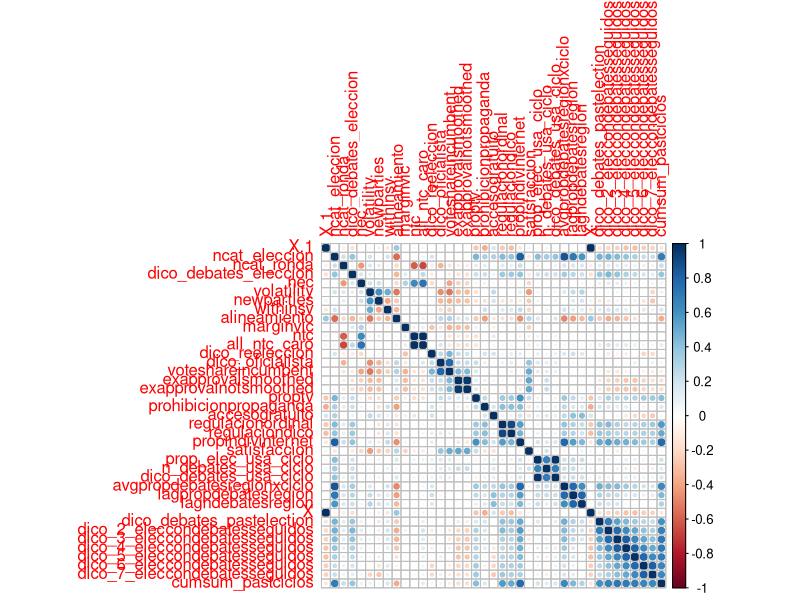
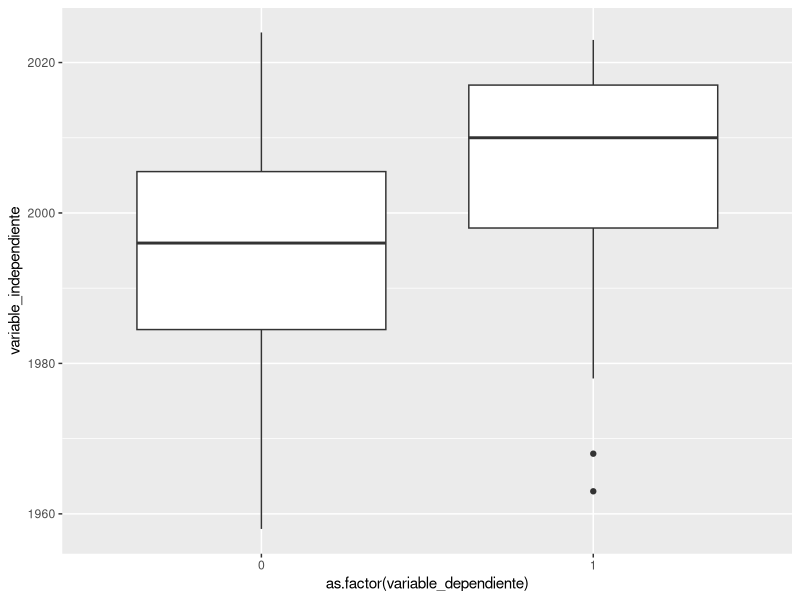
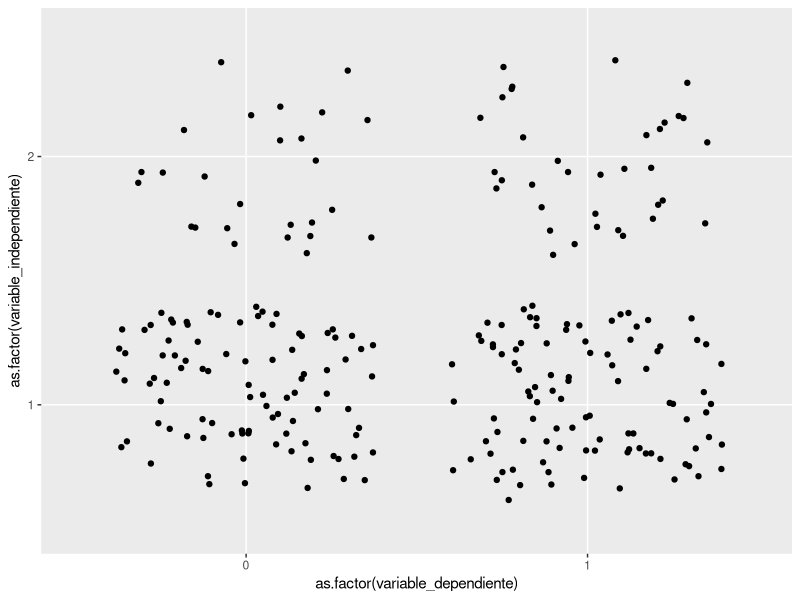
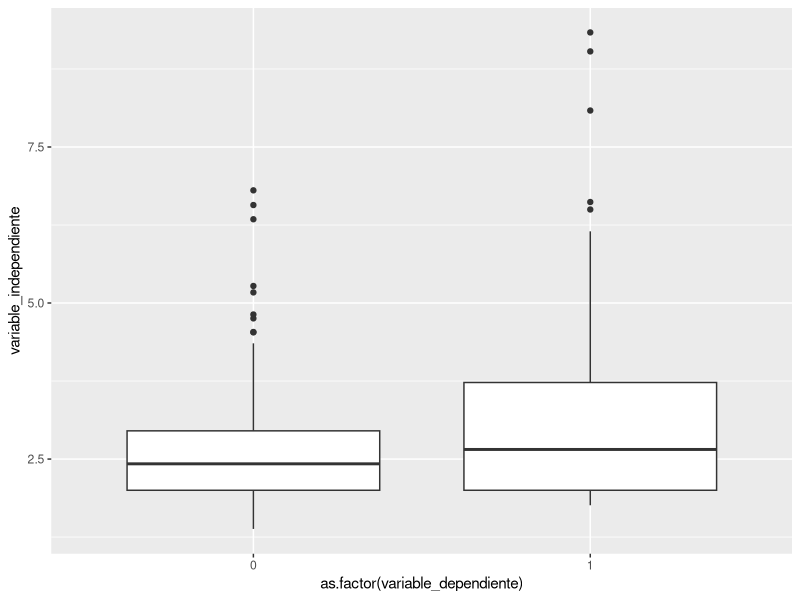
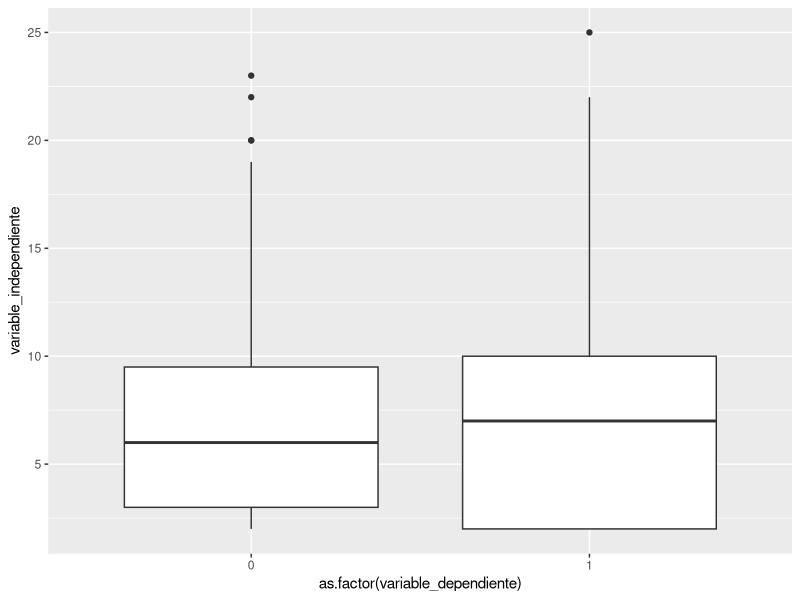
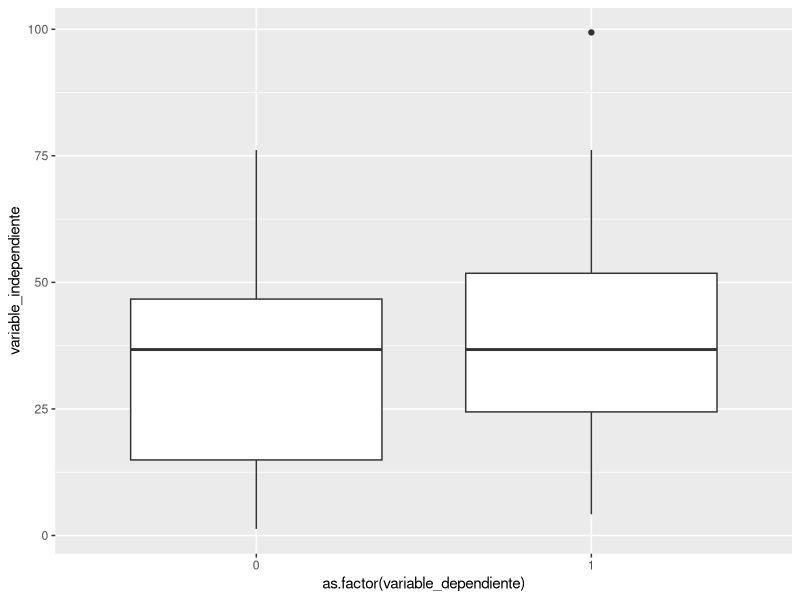
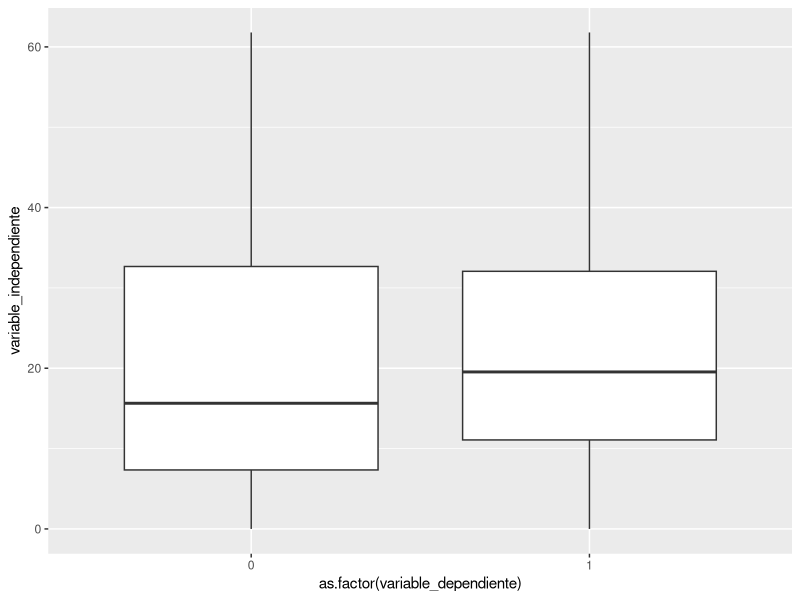
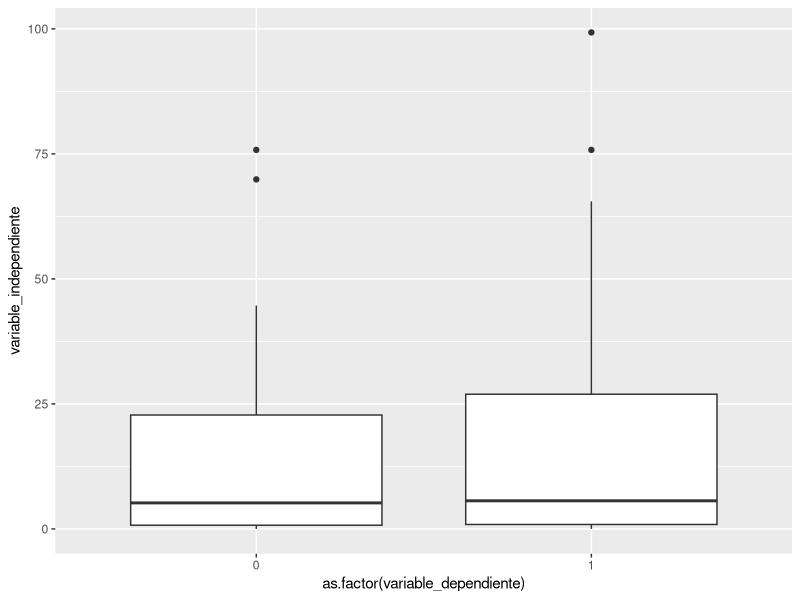

Generate these figures, in order, with R:


# librerias ########### 

library(tidyverse)

# carga de data y seteo de directorio ######

# data unificada, creada en creacion_base_elecciones_datoselectorales
setwd("/home/carolina/Documents/Proyectos R/debates_latam2024/tesis_doctorado/datav2023")
base_unificada <- read.csv("indicadores_elecciones.csv")
setwd("/home/carolina/Documents/Proyectos R/debates_latam2024/tesis_doctorado")

#### primeras versiones viejas #######
# test basicos
totest <- base_unificada %>% 
  select(-starts_with("source_")) %>% 
  select(-cat_pais, -eng_cat_pais) #%>% 
#mutate(across(everything(), as.integer(.)))
summary(totest)
correlation_matrix <- cor(totest , use = "pairwise.complete.obs" )
corrplot::corrplot(correlation_matrix)

logit_model <- glm(dico_debates_eleccion ~ 
                     nec + 
                     marginvic + 
                     #newparties + 
                     #withinsv + 
                     #alineamiento +
                     dico_reeleccion +
                     voteshareincumbent + 
                     #proptv +
                     propindivinternet +
                     #prohibicionpropaganda +
                     regulaciondico +
                     #satisfaccion +
                     #prop_elec_usa_ciclo +
                     lagpropdebatesregion, 
                   family = binomial(link = "logit"), 
                   data = totest)
summary(totest)
summary(logit_model)


# acomodo data preparacion #######

# For practical interpretation, you might use these general thresholds:
#   
#   0.00 to ±0.10: Very weak to no association
# ±0.10 to ±0.19: Weak association
# ±0.20 to ±0.29: Moderate association
# ±0.30 and above: Strong association

base <- base_unificada  %>% 
  select(-starts_with("source_")) %>% 
  select(-X, -eng_cat_pais)


variable_dependiente <- base$dico_debates_eleccion
options(scipen=999)

# tests bivariados ##############


# año electoral - STRONG POSITIVE + SIGNIFICATIVA #######

variable_independiente <-  base$ncat_eleccion

data <- tibble(variable_independiente = variable_independiente,
               variable_dependiente = variable_dependiente)

ggplot(data) + geom_boxplot(aes(as.factor(variable_dependiente), variable_independiente))
#ggplot(data) + geom_jitter(aes(as.factor(variable_dependiente), as.factor(variable_independiente)))
#table(variable_independiente, variable_dependiente)

# Calculate Kendall's Tau-b correlation
tau_b <- cor(variable_independiente, variable_dependiente, method = "kendall", use = "complete.obs")
tau_b

mean_values <- aggregate(variable_independiente ~ variable_dependiente, data, mean, na.rm = TRUE)
mean_values

modelo <- glm(variable_dependiente ~ variable_independiente,
              data = data,
              family = "binomial")
summary(modelo) # para ver si diferencia es significativa 

# ronda - VWEAK / NO + NO SFICATIVA #######

variable_independiente <-  base$ncat_ronda

data <- tibble(variable_independiente = variable_independiente,
               variable_dependiente = variable_dependiente)

#ggplot(data) + geom_boxplot(aes(as.factor(variable_dependiente), variable_independiente))
ggplot(data) + geom_jitter(aes(as.factor(variable_dependiente), as.factor(variable_independiente)))
table(variable_independiente, variable_dependiente)

# Calculate Kendall's Tau-b correlation
tau_b <- cor(variable_independiente, variable_dependiente, method = "kendall", use = "complete.obs")
tau_b

mean_values <- aggregate(variable_independiente ~ variable_dependiente, data, mean, na.rm = TRUE)
mean_values

modelo <- glm(variable_dependiente ~ variable_independiente,
              data = data,
              family = "binomial")
summary(modelo) # para ver si diferencia es significativa 


# fragmentacion: NEC - WEAK POSITIVE + SFICATIVA #######

variable_independiente <-  base$nec

data <- tibble(variable_independiente = variable_independiente,
               variable_dependiente = variable_dependiente)

ggplot(data) + geom_boxplot(aes(as.factor(variable_dependiente), variable_independiente))
#ggplot(data) + geom_jitter(aes(as.factor(variable_dependiente), as.factor(variable_independiente)))
#table(variable_independiente, variable_dependiente)

# Calculate Kendall's Tau-b correlation
tau_b <- cor(variable_independiente, variable_dependiente, method = "kendall", use = "complete.obs")
tau_b

mean_values <- aggregate(variable_independiente ~ variable_dependiente, data, mean, na.rm = TRUE)
mean_values

modelo <- glm(variable_dependiente ~ variable_independiente,
              data = data,
              family = "binomial")
summary(modelo) # para ver si diferencia es significativa 

# fragmentacion: n_candidatos - VWEAK/NO + NO SFICATIVA #######

variable_independiente <- base$ntc

data <- tibble(variable_independiente = variable_independiente,
               variable_dependiente = variable_dependiente)

ggplot(data) + geom_boxplot(aes(as.factor(variable_dependiente), variable_independiente))
#ggplot(data) + geom_jitter(aes(as.factor(variable_dependiente), as.factor(variable_independiente)))
#table(variable_independiente, variable_dependiente)

# Calculate Kendall's Tau-b correlation
tau_b <- cor(variable_independiente, variable_dependiente, method = "kendall", use = "complete.obs")
tau_b

mean_values <- aggregate(variable_independiente ~ variable_dependiente, data, mean, na.rm = TRUE)

modelo <- glm(variable_dependiente ~ variable_independiente,
              data = data,
              family = "binomial")
summary(modelo) # para ver si diferencia es significativa 

# volatilidad: overall - VWEAK/NO + NO SFICATIVA #######

variable_independiente <- base$volatility

data <- tibble(variable_independiente = variable_independiente,
               variable_dependiente = variable_dependiente)

ggplot(data) + geom_boxplot(aes(as.factor(variable_dependiente), variable_independiente))
#ggplot(data) + geom_jitter(aes(as.factor(variable_dependiente), as.factor(variable_independiente)))
#table(variable_independiente, variable_dependiente)

# Calculate Kendall's Tau-b correlation
tau_b <- cor(variable_independiente, variable_dependiente, method = "kendall", use = "complete.obs")
tau_b

mean_values <- aggregate(variable_independiente ~ variable_dependiente, data, mean, na.rm = TRUE)
mean_values

modelo <- glm(variable_dependiente ~ variable_independiente,
              data = data,
              family = "binomial")
summary(modelo) # para ver si diferencia es significativa 

# volatilidad: intrasistemica - VWEAK/NO + Signo esperado, pero NO SFICATIVA #######

variable_independiente <- base$withinsv

data <- tibble(variable_independiente = variable_independiente,
               variable_dependiente = variable_dependiente)

ggplot(data) + geom_boxplot(aes(as.factor(variable_dependiente), variable_independiente))
#ggplot(data) + geom_jitter(aes(as.factor(variable_dependiente), as.factor(variable_independiente)))
#table(variable_independiente, variable_dependiente)

# Calculate Kendall's Tau-b correlation
tau_b <- cor(variable_independiente, variable_dependiente, method = "kendall", use = "complete.obs")
tau_b

mean_values <- aggregate(variable_independiente ~ variable_dependiente, data, mean, na.rm = TRUE)
mean_values

modelo <- glm(variable_dependiente ~ variable_independiente,
              data = data,
              family = "binomial")
summary(modelo) # para ver si diferencia es significativa 

# volatilidad: extrasistemica - VWEAK/NO + NO SFICATIVA #######

variable_independiente <- base$newparties

data <- tibble(variable_independiente = variable_independiente,
               variable_dependiente = variable_dependiente)

ggplot(data) + geom_boxplot(aes(as.factor(variable_dependiente), variable_independiente))
#ggplot(data) + geom_jitter(aes(as.factor(variable_dependiente), as.factor(variable_independiente)))
#table(variable_independiente, variable_dependiente)

# Calculate Kendall's Tau-b correlation
tau_b <- cor(variable_independiente, variable_dependiente, method = "kendall", use = "complete.obs")
tau_b

mean_values <- aggregate(variable_independiente ~ variable_dependiente, data, mean, na.rm = TRUE)

modelo <- glm(variable_dependiente ~ variable_independiente,
              data = data,
              family = "binomial")
summary(modelo) # para ver si diferencia es significativa 

# desalineamiento (% personas que YES se identifican con partido). MODERATE NEGATIVE COR + SFICATIVA  #######

variable_independiente <- base$alineamiento

data <- tibble(variable_independiente = variable_independiente,
               variable_dependiente = variable_dependiente)

ggplot(data) + geom_boxplot(aes(as.factor(variable_dependiente), variable_independiente))
#ggplot(data) + geom_jitter(aes(as.factor(variable_dependiente), as.factor(variable_independiente)))
#table(variable_independiente, variable_dependiente)

# Calculate Kendall's Tau-b correlation
tau_b <- cor(variable_independiente, variable_dependiente, method = "kendall", use = "complete.obs")
tau_b

mean_values <- aggregate(variable_independiente ~ variable_dependiente, data, mean, na.rm = TRUE)

modelo <- glm(variable_dependiente ~ variable_independiente,
              data = data,
              family = "binomial")
summary(modelo) # para ver si diferencia es significativa 


# descontento WEAK NEGATIVE + NO SFICATIVA #######

variable_independiente <- base$satisfaccion

data <- tibble(variable_independiente = variable_independiente,
               variable_dependiente = variable_dependiente)

ggplot(data) + geom_boxplot(aes(as.factor(variable_dependiente), variable_independiente))
#ggplot(data) + geom_jitter(aes(as.factor(variable_dependiente), as.factor(variable_independiente)))
#table(variable_independiente, variable_dependiente)

# Calculate Kendall's Tau-b correlation
tau_b <- cor(variable_independiente, variable_dependiente, method = "kendall", use = "complete.obs")
tau_b

mean_values <- aggregate(variable_independiente ~ variable_dependiente, data, mean, na.rm = TRUE)
mean_values

modelo <- glm(variable_dependiente ~ variable_independiente,
              data = data,
              family = "binomial")
summary(modelo) # para ver si diferencia es significativa 


# competitividad (marginvic) VWEAK/NO + SFICATIVA  #######

variable_independiente <- base$marginvic

data <- tibble(variable_independiente = variable_independiente,
               variable_dependiente = variable_dependiente)

ggplot(data) + geom_boxplot(aes(as.factor(variable_dependiente), variable_independiente))
#ggplot(data) + geom_jitter(aes(as.factor(variable_dependiente), as.factor(variable_independiente)))
#table(variable_independiente, variable_dependiente)

# Calculate Kendall's Tau-b correlation
tau_b <- cor(variable_independiente, variable_dependiente, method = "kendall", use = "complete.obs")
tau_b

mean_values <- aggregate(variable_independiente ~ variable_dependiente, data, mean, na.rm = TRUE)
mean_values

modelo <- glm(variable_dependiente ~ variable_independiente,
              data = data,
              family = "binomial")
summary(modelo) # para ver si diferencia es significativa 

# incumbent: vote share incumbent VWEAK/NO + NO SFICATIVA #######

variable_independiente <- base$voteshareincumbent

data <- tibble(variable_independiente = variable_independiente,
               variable_dependiente = variable_dependiente)

ggplot(data) + geom_boxplot(aes(as.factor(variable_dependiente), variable_independiente))
#ggplot(data) + geom_jitter(aes(as.factor(variable_dependiente), as.factor(variable_independiente)))
#table(variable_independiente, variable_dependiente)

# Calculate Kendall's Tau-b correlation
tau_b <- cor(variable_independiente, variable_dependiente, method = "kendall", use = "complete.obs")
tau_b

mean_values <- aggregate(variable_independiente ~ variable_dependiente, data, mean, na.rm = TRUE)
mean_values

modelo <- glm(variable_dependiente ~ variable_independiente,
              data = data,
              family = "binomial")
summary(modelo) # para ver si diferencia es significativa 


# incumbent: exec approval (img) WEAK NEGATIVE + SFICATIVA #######
# Calculate Kendall's Tau-b correlation
tau_b <- cor(base$exapprovalsmoothed, base$dico_debates_eleccion, method = "kendall", use = "complete.obs")
tau_b
tau_b <- cor(base$exapprovalnotsmoothed, base$dico_debates_eleccion, method = "kendall", use = "complete.obs")
tau_b


variable_independiente <- base$exapprovalnotsmoothed

data <- tibble(variable_independiente = variable_independiente,
               variable_dependiente = variable_dependiente)

ggplot(data) + geom_boxplot(aes(as.factor(variable_dependiente), variable_independiente))
#ggplot(data) + geom_jitter(aes(as.factor(variable_dependiente), as.factor(variable_independiente)))
#table(variable_independiente, variable_dependiente)

# Calculate Kendall's Tau-b correlation
tau_b <- cor(variable_independiente, variable_dependiente, method = "kendall", use = "complete.obs")
tau_b

mean_values <- aggregate(variable_independiente ~ variable_dependiente, data, mean, na.rm = TRUE)
mean_values

modelo <- glm(variable_dependiente ~ variable_independiente,
              data = data,
              family = "binomial")
summary(modelo) # para ver si diferencia es significativa 


# incumbent: reelije WEAK NEGATIVE  + SFICATIVA #######

variable_independiente <- base$dico_reeleccion

data <- tibble(variable_independiente = variable_independiente,
               variable_dependiente = variable_dependiente)

#ggplot(data) + geom_boxplot(aes(as.factor(variable_dependiente), variable_independiente))
ggplot(data) + geom_jitter(aes(as.factor(variable_dependiente), as.factor(variable_independiente)))
table(variable_independiente, variable_dependiente)

# Calculate Kendall's Tau-b correlation
tau_b <- cor(variable_independiente, variable_dependiente, method = "kendall", use = "complete.obs")
tau_b

mean_values <- aggregate(variable_independiente ~ variable_dependiente, data, mean, na.rm = TRUE)
mean_values

modelo <- glm(variable_dependiente ~ variable_independiente,
              data = data,
              family = "binomial")
summary(modelo) # para ver si diferencia es significativa 


# incumbent: oficialismo tiene candidato - VWEAK/NO  + NO SFICATIVA #######

variable_independiente <- base$dico_oficialista

data <- tibble(variable_independiente = variable_independiente,
               variable_dependiente = variable_dependiente)

#ggplot(data) + geom_boxplot(aes(as.factor(variable_dependiente), variable_independiente))
ggplot(data) + geom_jitter(aes(as.factor(variable_dependiente), as.factor(variable_independiente)))
table(variable_independiente, variable_dependiente)

# Calculate Kendall's Tau-b correlation
tau_b <- cor(variable_independiente, variable_dependiente, method = "kendall", use = "complete.obs")
tau_b

mean_values <- aggregate(variable_independiente ~ variable_dependiente, data, mean, na.rm = TRUE)

modelo <- glm(variable_dependiente ~ variable_independiente,
              data = data,
              family = "binomial")
summary(modelo) # para ver si diferencia es significativa 


# media : proptv - WEAK POSITIVE  + SFICATIVA #######

variable_independiente <- base$proptv

data <- tibble(variable_independiente = variable_independiente,
               variable_dependiente = variable_dependiente)

ggplot(data) + geom_boxplot(aes(as.factor(variable_dependiente), variable_independiente))
#ggplot(data) + geom_jitter(aes(as.factor(variable_dependiente), as.factor(variable_independiente)))
#table(variable_independiente, variable_dependiente)

# Calculate Kendall's Tau-b correlation
tau_b <- cor(variable_independiente, variable_dependiente, method = "kendall", use = "complete.obs")
tau_b

mean_values <- aggregate(variable_independiente ~ variable_dependiente, data, mean, na.rm = TRUE)
mean_values

modelo <- glm(variable_dependiente ~ variable_independiente,
              data = data,
              family = "binomial")
summary(modelo) # para ver si diferencia es significativa 


# media : propint  - STRONG POSITIVE + SFICATIVA #######

variable_independiente <- base$propindivinternet

data <- tibble(variable_independiente = variable_independiente,
               variable_dependiente = variable_dependiente)

ggplot(data) + geom_boxplot(aes(as.factor(variable_dependiente), variable_independiente))
#ggplot(data) + geom_jitter(aes(as.factor(variable_dependiente), as.factor(variable_independiente)))
#table(variable_independiente, variable_dependiente)

# Calculate Kendall's Tau-b correlation
tau_b <- cor(variable_independiente, variable_dependiente, method = "kendall", use = "complete.obs")
tau_b

mean_values <- aggregate(variable_independiente ~ variable_dependiente, data, mean, na.rm = TRUE)
mean_values

modelo <- glm(variable_dependiente ~ variable_independiente,
              data = data,
              family = "binomial")
summary(modelo) # para ver si diferencia es significativa 


# regulaciones: prohibicion propaganda - MODERATE POSITIVE + SFICATIVA  #######

variable_independiente <- base$prohibicionpropaganda

data <- tibble(variable_independiente = variable_independiente,
               variable_dependiente = variable_dependiente)

#ggplot(data) + geom_boxplot(aes(as.factor(variable_dependiente), variable_independiente))
ggplot(data) + geom_jitter(aes(as.factor(variable_dependiente), as.factor(variable_independiente)))
table(variable_independiente, variable_dependiente)

# Calculate Kendall's Tau-b correlation
tau_b <- cor(variable_independiente, variable_dependiente, method = "kendall", use = "complete.obs")
tau_b

mean_values <- aggregate(variable_independiente ~ variable_dependiente, data, mean, na.rm = TRUE)
mean_values

modelo <- glm(variable_dependiente ~ variable_independiente,
              data = data,
              family = "binomial")
summary(modelo) # para ver si diferencia es significativa 


# regulaciones: acceso gratuito - VWEAK/NO + NO SFICATIVA #######

variable_independiente <- base$accesogratuito

data <- tibble(variable_independiente = variable_independiente,
               variable_dependiente = variable_dependiente)

#ggplot(data) + geom_boxplot(aes(as.factor(variable_dependiente), variable_independiente))
ggplot(data) + geom_jitter(aes(as.factor(variable_dependiente), as.factor(variable_independiente)))
table(variable_independiente, variable_dependiente)

# Calculate Kendall's Tau-b correlation
tau_b <- cor(variable_independiente, variable_dependiente, method = "kendall", use = "complete.obs")
tau_b

mean_values <- aggregate(variable_independiente ~ variable_dependiente, data, mean, na.rm = TRUE)
mean_values

modelo <- glm(variable_dependiente ~ variable_independiente,
              data = data,
              family = "binomial")
summary(modelo) # para ver si diferencia es significativa 

# regulaciones sobre debates: ordinal - STRONG POSITIVE + SFICATIVA #######

variable_independiente <- base$regulacionordinal

data <- tibble(variable_independiente = variable_independiente,
               variable_dependiente = variable_dependiente)

ggplot(data) + geom_boxplot(aes(as.factor(variable_dependiente), variable_independiente))
#ggplot(data) + geom_jitter(aes(as.factor(variable_dependiente), as.factor(variable_independiente)))
#table(variable_independiente, variable_dependiente)

# Calculate Kendall's Tau-b correlation
tau_b <- cor(variable_independiente, variable_dependiente, method = "kendall", use = "complete.obs")
tau_b

mean_values <- aggregate(variable_independiente ~ variable_dependiente, data, mean, na.rm = TRUE)
mean_values

modelo <- glm(variable_dependiente ~ variable_independiente,
              data = data,
              family = "binomial")
summary(modelo) # para ver si diferencia es significativa 


# regulaciones sobre debates: dicotomica - STRONG POSITIVE  + SFICATIVA #######

variable_independiente <- base$regulaciondico

data <- tibble(variable_independiente = variable_independiente,
               variable_dependiente = variable_dependiente)

#ggplot(data) + geom_boxplot(aes(as.factor(variable_dependiente), variable_independiente))
ggplot(data) + geom_jitter(aes(as.factor(variable_dependiente), as.factor(variable_independiente)))
table(variable_independiente, variable_dependiente)

# Calculate Kendall's Tau-b correlation
tau_b <- cor(variable_independiente, variable_dependiente, method = "kendall", use = "complete.obs")
tau_b

mean_values <- aggregate(variable_independiente ~ variable_dependiente, data, mean, na.rm = TRUE)
mean_values

modelo <- glm(variable_dependiente ~ variable_independiente,
              data = data,
              family = "binomial")
summary(modelo) # para ver si diferencia es significativa 


# lagged: dico ciclo anterior - STRONG POSITIVE + SFICATIVA #######

variable_independiente <- base$dico_debates_pastelection

data <- tibble(variable_independiente = variable_independiente,
               variable_dependiente = variable_dependiente)

#ggplot(data) + geom_boxplot(aes(as.factor(variable_dependiente), variable_independiente))
ggplot(data) + geom_jitter(aes(as.factor(variable_dependiente), as.factor(variable_independiente)))
table(variable_independiente, variable_dependiente)

# Calculate Kendall's Tau-b correlation
tau_b <- cor(variable_independiente, variable_dependiente, method = "kendall", use = "complete.obs")
tau_b

mean_values <- aggregate(variable_independiente ~ variable_dependiente, data, mean, na.rm = TRUE)
mean_values

modelo <- glm(variable_dependiente ~ variable_independiente,
              data = data,
              family = "binomial")
summary(modelo) # para ver si diferencia es significativa 


# lagged: cumsum ciclos anteriores - STRONG POSITIVE #######

variable_independiente <- base$cumsum_pastciclos

data <- tibble(variable_independiente = variable_independiente,
               variable_dependiente = variable_dependiente)

ggplot(data) + geom_boxplot(aes(as.factor(variable_dependiente), variable_independiente))
#ggplot(data) + geom_jitter(aes(as.factor(variable_dependiente), as.factor(variable_independiente)))
#table(variable_independiente, variable_dependiente)

# Calculate Kendall's Tau-b correlation
tau_b <- cor(variable_independiente, variable_dependiente, method = "kendall", use = "complete.obs")
tau_b

mean_values <- aggregate(variable_independiente ~ variable_dependiente, data, mean, na.rm = TRUE)
mean_values

modelo <- glm(variable_dependiente ~ variable_independiente,
              data = data,
              family = "binomial")
summary(modelo) # para ver si diferencia es significativa 


# region  avgprop x ciclo - MODERATE/STRONG POSITIVE + SFICATIVA #######

variable_independiente <- base$avgpropdebatesregionxciclo

data <- tibble(variable_independiente = variable_independiente,
               variable_dependiente = variable_dependiente)

ggplot(data) + geom_boxplot(aes(as.factor(variable_dependiente), variable_independiente))
#ggplot(data) + geom_jitter(aes(as.factor(variable_dependiente), as.factor(variable_independiente)))
#table(variable_independiente, variable_dependiente)

# Calculate Kendall's Tau-b correlation
tau_b <- cor(variable_independiente, variable_dependiente, method = "kendall", use = "complete.obs")
tau_b

mean_values <- aggregate(variable_independiente ~ variable_dependiente, data, mean, na.rm = TRUE)
mean_values

modelo <- glm(variable_dependiente ~ variable_independiente,
              data = data,
              family = "binomial")
summary(modelo) # para ver si diferencia es significativa 


# region lag n  - MODERATE POSITIVE + SFICATIVA #######

variable_independiente <- base$lagndebatesregion

data <- tibble(variable_independiente = variable_independiente,
               variable_dependiente = variable_dependiente)

ggplot(data) + geom_boxplot(aes(as.factor(variable_dependiente), variable_independiente))
#ggplot(data) + geom_jitter(aes(as.factor(variable_dependiente), as.factor(variable_independiente)))
#table(variable_independiente, variable_dependiente)

# Calculate Kendall's Tau-b correlation
tau_b <- cor(variable_independiente, variable_dependiente, method = "kendall", use = "complete.obs")
tau_b

mean_values <- aggregate(variable_independiente ~ variable_dependiente, data, mean, na.rm = TRUE)
mean_values

modelo <- glm(variable_dependiente ~ variable_independiente,
              data = data,
              family = "binomial")
summary(modelo) # para ver si diferencia es significativa 


# region lag prop  - MODERATE POSITIVE + SFICATIVA #######

variable_independiente <- base$lagpropdebatesregion

data <- tibble(variable_independiente = variable_independiente,
               variable_dependiente = variable_dependiente)

ggplot(data) + geom_boxplot(aes(as.factor(variable_dependiente), variable_independiente))
#ggplot(data) + geom_jitter(aes(as.factor(variable_dependiente), as.factor(variable_independiente)))
#table(variable_independiente, variable_dependiente)

# Calculate Kendall's Tau-b correlation
tau_b <- cor(variable_independiente, variable_dependiente, method = "kendall", use = "complete.obs")
tau_b

mean_values <- aggregate(variable_independiente ~ variable_dependiente, data, mean, na.rm = TRUE)
mean_values

modelo <- glm(variable_dependiente ~ variable_independiente,
              data = data,
              family = "binomial")
summary(modelo) # para ver si diferencia es significativa 


# USA prop - WEAK POSITIVE + SFICATIVA #######

variable_independiente <- base$prop_elec_usa_ciclo

data <- tibble(variable_independiente = variable_independiente,
               variable_dependiente = variable_dependiente)

ggplot(data) + geom_boxplot(aes(as.factor(variable_dependiente), variable_independiente))
#ggplot(data) + geom_jitter(aes(as.factor(variable_dependiente), as.factor(variable_independiente)))
#table(variable_independiente, variable_dependiente)

# Calculate Kendall's Tau-b correlation
tau_b <- cor(variable_independiente, variable_dependiente, method = "kendall", use = "complete.obs")
tau_b

mean_values <- aggregate(variable_independiente ~ variable_dependiente, data, mean, na.rm = TRUE)
mean_values

modelo <- glm(variable_dependiente ~ variable_independiente,
              data = data,
              family = "binomial")
summary(modelo) # para ver si diferencia es significativa 


# USA n - WEAK/MODERATE POSITIVE + SFICATIVA #######

variable_independiente <- base$n_debates_usa_ciclo

data <- tibble(variable_independiente = variable_independiente,
               variable_dependiente = variable_dependiente)

ggplot(data) + geom_boxplot(aes(as.factor(variable_dependiente), variable_independiente))
#ggplot(data) + geom_jitter(aes(as.factor(variable_dependiente), as.factor(variable_independiente)))
#table(variable_independiente, variable_dependiente)

# Calculate Kendall's Tau-b correlation
tau_b <- cor(variable_independiente, variable_dependiente, method = "kendall", use = "complete.obs")
tau_b

mean_values <- aggregate(variable_independiente ~ variable_dependiente, data, mean, na.rm = TRUE)
mean_values

modelo <- glm(variable_dependiente ~ variable_independiente,
              data = data,
              family = "binomial")
summary(modelo) # para ver si diferencia es significativa 


# USA dico - MODERATE POSITIVE + SFICATIVA #######

variable_independiente <- base$dico_debates_usa_ciclo

data <- tibble(variable_independiente = variable_independiente,
               variable_dependiente = variable_dependiente)

#ggplot(data) + geom_boxplot(aes(as.factor(variable_dependiente), variable_independiente))
ggplot(data) + geom_jitter(aes(as.factor(variable_dependiente), as.factor(variable_independiente)))
table(variable_independiente, variable_dependiente)

# Calculate Kendall's Tau-b correlation
tau_b <- cor(variable_independiente, variable_dependiente, method = "kendall", use = "complete.obs")
tau_b

mean_values <- aggregate(variable_independiente ~ variable_dependiente, data, mean, na.rm = TRUE)
mean_values

modelo <- glm(variable_dependiente ~ variable_independiente,
              data = data,
              family = "binomial")
summary(modelo) # para ver si diferencia es significativa 

